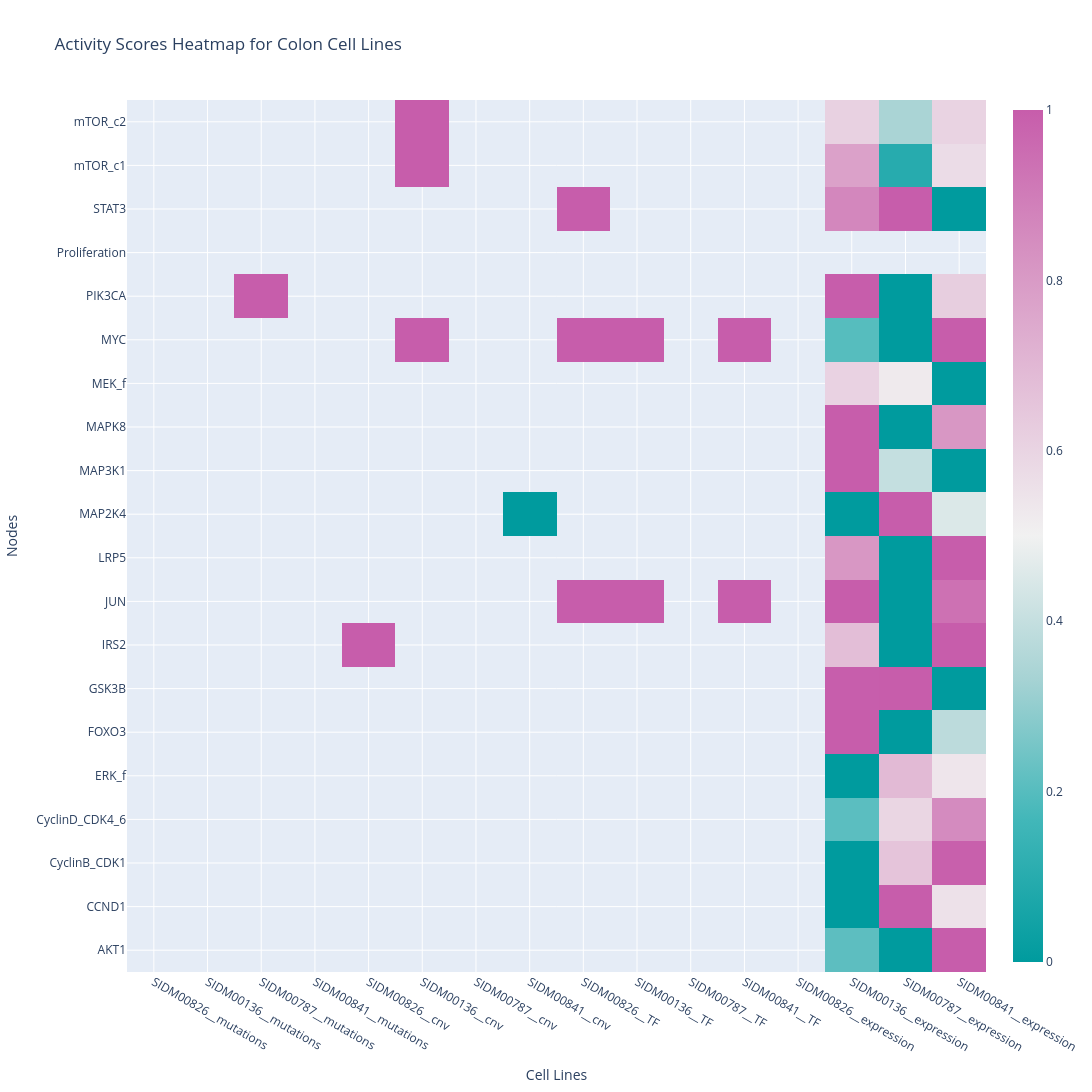

The notebook cell this image was saved under:
### Code cell
# HEATMAP OF ACTIVITY SCORES
fig = go.Figure(data=go.Heatmap(
    z=activity_matrix.values,
    x=activity_matrix.columns,
    y=activity_matrix.index,
    colorscale='Tropic',
    hoverongaps=True
))

fig.update_layout(
    title=f'Activity Scores Heatmap for {selected_tissue} Cell Lines',
    xaxis_nticks=num_cell_lines,
    yaxis_nticks=num_nodes,
    yaxis_title='Nodes',
    xaxis_title='Cell Lines',
    height=1200,
    width=1200
)
fig.show()

### Figure 1 — Plotly figure (JSON) as saved in the notebook; plotly's stock layout.template omitted (floating-point values rounded to 4 significant figures; data arrays with more than 128 entries replaced by an {"elided": "..."} marker saying what was removed)
{"data": [{"colorscale": [[0, "rgb(0, 155, 158)"], [0.1667, "rgb(66, 183, 185)"], [0.3333, "rgb(167, 211, 212)"], [0.5, "rgb(241, 241, 241)"], [0.6667, "rgb(228, 193, 217)"], [0.8333, "rgb(214, 145, 193)"], [1, "rgb(199, 93, 171)"]], "hoverongaps": true, "type": "heatmap", "x": ["SIDM00826__mutations", "SIDM00136__mutations", "SIDM00787__mutations", "SIDM00841__mutations", "SIDM00826__cnv", "SIDM00136__cnv", "SIDM00787__cnv", "SIDM00841__cnv", "SIDM00826__TF", "SIDM00136__TF", "SIDM00787__TF", "SIDM00841__TF", "SIDM00826__expression", "SIDM00136__expression", "SIDM00787__expression", "SIDM00841__expression"], "y": ["AKT1", "CCND1", "CyclinB_CDK1", "CyclinD_CDK4_6", "ERK_f", "FOXO3", "GSK3B", "IRS2", "JUN", "LRP5", "MAP2K4", "MAP3K1", "MAPK8", "MEK_f", "MYC", "PIK3CA", "Proliferation", "STAT3", "mTOR_c1", "mTOR_c2"], "z": {"elided": "20x16 float values"}}], "layout": {"height": 1200, "title": {"text": "Activity Scores Heatmap for Colon Cell Lines"}, "width": 1200, "xaxis": {"nticks": 16, "title": {"text": "Cell Lines"}}, "yaxis": {"nticks": 20, "title": {"text": "Nodes"}}}}
